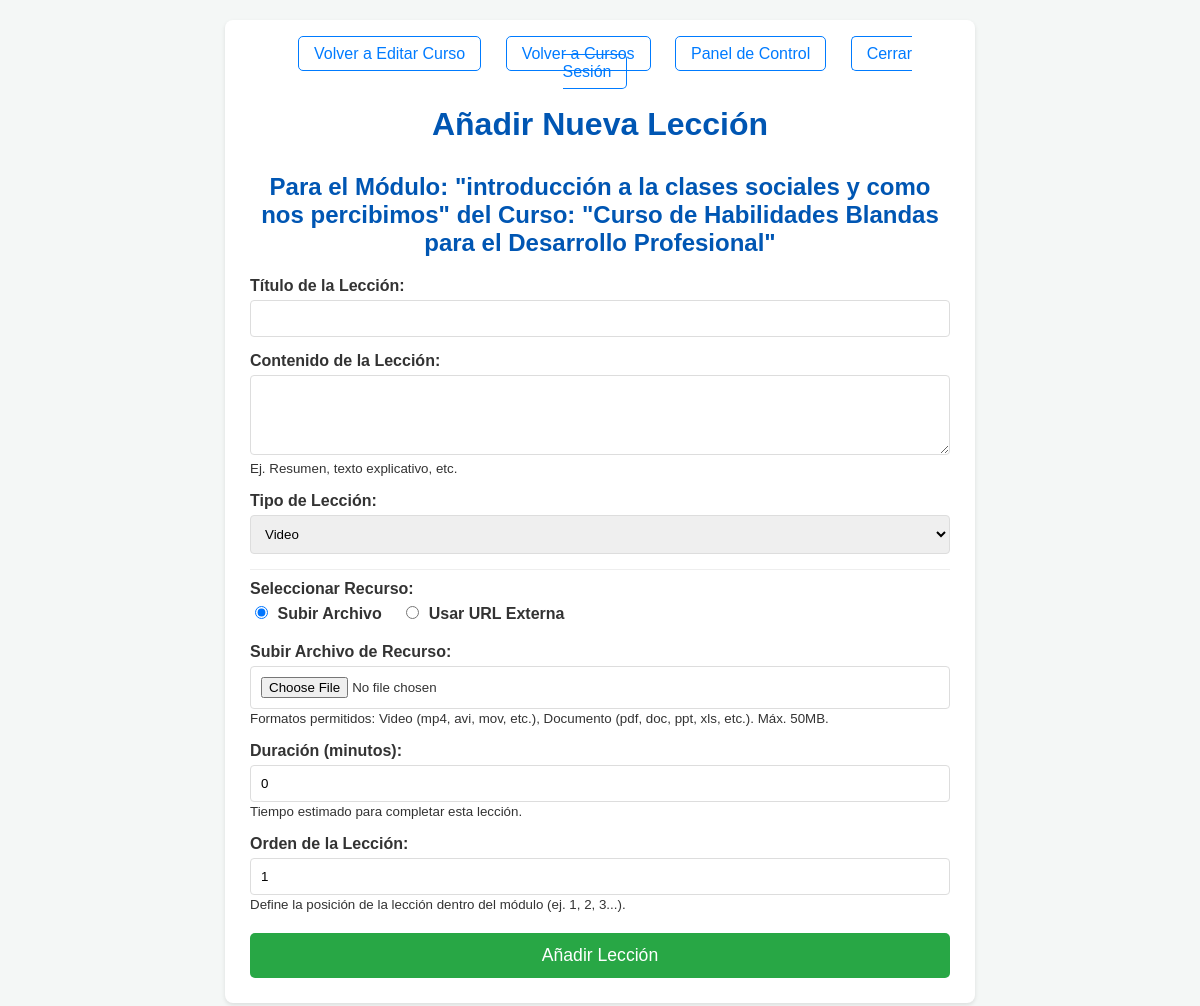
/paginas/cursos/agregar_leccion.php?id_modulo=1&id_curso=7 (signed in), run on the app's committed database.
### tables this page shows
CREATE TABLE `modulos` (
  `id_modulo` int(11) NOT NULL,
  `id_curso` int(11) NOT NULL,
  `titulo` varchar(100) NOT NULL,
  `descripcion` text DEFAULT NULL,
  `orden` int(11) NOT NULL,
  `fecha_publicacion` datetime DEFAULT NULL
);

CREATE TABLE `cursos` (
  `id_curso` int(11) NOT NULL,
  `nombre_curso` varchar(100) NOT NULL,
  `descripcion` text DEFAULT NULL,
  `id_profesor` int(11) DEFAULT NULL,
  `nivel_dificultad` enum('principiante','intermedio','avanzado') DEFAULT NULL,
  `categoria` varchar(50) DEFAULT NULL,
  `imagen_portada` varchar(255) DEFAULT NULL,
  `fecha_creacion` datetime DEFAULT current_timestamp(),
  `estado` enum('activo','inactivo','en_edicion') DEFAULT 'activo',
  `precio` decimal(10,2) DEFAULT 0.00
);

### paginas/cursos/agregar_leccion.php (the view, shortened to what this page needs)
<?php
include_once '../../includes/db.php';
$id_modulo = $_GET['id_modulo'] ?? null;
$modulo_existente = null;
$curso_existente = null;
$stmt_modulo = $conexion->prepare("SELECT m.id_modulo, m.titulo AS titulo_modulo, m.id_curso,
                                         c.nombre_curso, c.id_profesor
                                  FROM modulos m
                                  JOIN cursos c ON m.id_curso = c.id_curso
                                  WHERE m.id_modulo = ?");
$stmt_modulo->bind_param("i", $id_modulo);
$stmt_modulo->execute();
$resultado_modulo = $stmt_modulo->get_result();
if ($resultado_modulo->num_rows === 1) {
    $modulo_existente = $resultado_modulo->fetch_assoc();
    $curso_existente = [
        'id_curso' => $modulo_existente['id_curso'],
        'nombre_curso' => $modulo_existente['nombre_curso'],
        'id_profesor' => $modulo_existente['id_profesor']
    ];
} else {
    $_SESSION['mensaje_error'] = "Módulo no encontrado para añadir lección.";
    header("Location: " . RUTA_BASE . "paginas/cursos/listar_cursos.php");
    exit();
}
?>
<!DOCTYPE html>
<html lang="es">
<head>
</head>
<body>
    <div class="container">
        <div class="navegacion">
            <?php if ($curso_existente): ?>
                <a href="<?php echo RUTA_BASE; ?>paginas/cursos/editar_curso.php?id=<?php echo $curso_existente['id_curso']; ?>">Volver a Editar Curso</a>
            <?php endif; ?>
            <a href="<?php echo RUTA_BASE; ?>paginas/cursos/listar_cursos.php">Volver a Cursos</a>
            <a href="<?php echo RUTA_BASE; ?>dashboard.php">Panel de Control</a>
            <a href="<?php echo RUTA_BASE; ?>cerrar_sesion.php">Cerrar Sesión</a>
        </div>
        <h1>Añadir Nueva Lección</h1>
        <?php if ($modulo_existente): ?>
            <h2>Para el Módulo: "<?php echo htmlspecialchars($modulo_existente['titulo_modulo']); ?>" del Curso: "<?php echo htmlspecialchars($curso_existente['nombre_curso']); ?>"</h2>
        <?php endif; ?>
        <form action="<?php echo RUTA_BASE; ?>paginas/cursos/agregar_leccion.php?id_modulo=<?php echo $id_modulo; ?>" method="POST" enctype="multipart/form-data">
            <div class="form-group">
                <label for="titulo">Título de la Lección:</label>
                <input type="text" id="titulo" name="titulo" required>
            </div>
            <div class="form-group">
                <label for="contenido">Contenido de la Lección:</label>
                <textarea id="contenido" name="contenido" required></textarea>
                <small>Ej. Resumen, texto explicativo, etc.</small>
            </div>
            <div class="form-group">
                <label for="tipo">Tipo de Lección:</label>
                <select id="tipo" name="tipo" required onchange="toggleResourceFields()">
                    <option value="video">Video</option>
                </select>
            </div>
            <div class="form-group resource-options">
                <label>Seleccionar Recurso:</label><br>
                <input type="radio" id="recurso_upload" name="recurso_option" value="upload" checked onclick="toggleResourceFields()"> <label for="recurso_upload">Subir Archivo</label>
                <input type="radio" id="recurso_url" name="recurso_option" value="url" onclick="toggleResourceFields()"> <label for="recurso_url">Usar URL Externa</label>
            </div>
            <div class="form-group resource-field" id="upload_field">
                <label for="archivo_recurso">Subir Archivo de Recurso:</label>
                <input type="file" id="archivo_recurso" name="archivo_recurso">
                <small>Formatos permitidos: Video (mp4, avi, mov, etc.), Documento (pdf, doc, ppt, xls, etc.). Máx. 50MB.</small>
            </div>
            <div class="form-group">
                <label for="duracion_minutos">Duración (minutos):</label>
                <input type="number" id="duracion_minutos" name="duracion_minutos" min="0" value="0" required>
                <small>Tiempo estimado para completar esta lección.</small>
            </div>
            <div class="form-group">
                <label for="orden">Orden de la Lección:</label>
                <input type="number" id="orden" name="orden" min="1" value="1" required>
                <small>Define la posición de la lección dentro del módulo (ej. 1, 2, 3...).</small>
            </div>
            <button type="submit" class="btn-submit">Añadir Lección</button>
        </form>
    </div>
</body>
</html>

### paginas/cursos/agregar_leccion.php (style rules this page uses)
body { font-family: Arial, sans-serif; margin: 20px; background-color: #f4f7f6; color: #333; }
.container { max-width: 700px; margin: 0 auto; padding: 25px; background-color: #fff; border-radius: 8px; box-shadow: 0 2px 4px rgba(0,0,0,0.1); }
h1 { text-align: center; color: #0056b3; margin-bottom: 30px; }
h2 { text-align: center; color: #0056b3; margin-bottom: 20px; font-size: 1.5em; }
.form-group { margin-bottom: 15px; }
.form-group label { display: block; margin-bottom: 5px; font-weight: bold; }
.form-group input[type="text"], .form-group textarea, .form-group input[type="number"], .form-group select, .form-group input[type="file"] { width: 100%; padding: 10px; border: 1px solid #ddd; border-radius: 4px; box-sizing: border-box; }
.form-group textarea { resize: vertical; min-height: 80px; }
.btn-submit { background-color: #28a745; color: white; padding: 12px 20px; border: none; border-radius: 5px; cursor: pointer; font-size: 1.1em; display: block; width: 100%; margin-top: 20px; transition: background-color 0.3s; }
.navegacion { margin-bottom: 25px; text-align: center; }
.navegacion a { margin: 0 10px; text-decoration: none; color: #007bff; padding: 8px 15px; border: 1px solid #007bff; border-radius: 5px; transition: background-color 0.3s, color 0.3s; }
.resource-options { margin-top: 10px; padding-top: 10px; border-top: 1px solid #eee; }
.resource-options label { display: inline-block; margin-right: 15px; }
.resource-options input[type="radio"] { margin-right: 5px; }
.resource-field { margin-top: 10px; display: none; }
.resource-field.active { display: block; }

### data on the page
modulos: titulo "introducción a la clases sociales y como nos percibimos", id_curso.nombre_curso "Curso de Habilidades Blandas para el Desarrollo Profesional"
